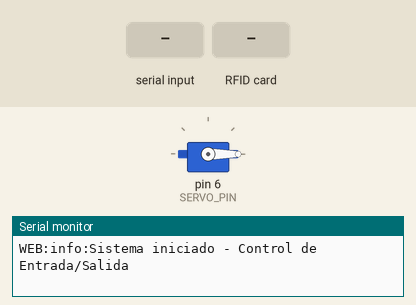
This sketch was run on a simulated Arduino Uno, built with avr-gcc and run on an emulated ATmega328P. Shown: servo, the last lines printed to the serial monitor. Inputs (shaded band) come from the test bench.

Above: at 1.2 s.
1.3 s: "TOGGLE_DOOR\n" received over Serial
At 2.5 s:
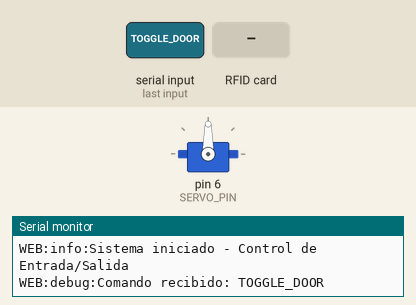
2.8 s: RFID card 5E 7A 19 C4 held to the reader
5.8 s: "REQUEST_REGISTER\n" received over Serial
7.3 s: "REGISTER_SUCCESS:\n" received over Serial
Timing chart, 0 to 9.8 s (numbered marks = the images above; inputs shaded):
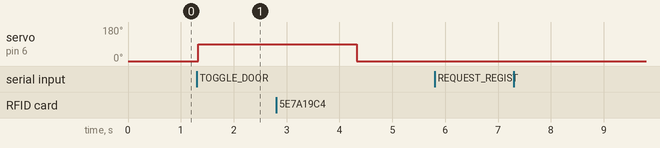

Measured:
- after the input at 1.3 s, servo on pin 6 (SERVO_PIN): 0° → 90° at once

The sketch:

control_acceso_web.ino
```cpp
#include <SPI.h>
#include <MFRC522.h>
#include <Servo.h>

// Pines RFID y Servo
#define SS_PIN 10
#define RST_PIN 9
#define SERVO_PIN 6

MFRC522 mfrc522(SS_PIN, RST_PIN);
Servo servoMotor;

// Configuración
#define SERVO_ABIERTO 90
#define SERVO_CERRADO 0


String ultimoUID = "";

// ---------------- SETUP ----------------
void setup() {
  Serial.begin(9600);
  SPI.begin();
  mfrc522.PCD_Init();
  servoMotor.attach(SERVO_PIN);
  servoMotor.write(SERVO_CERRADO); // Iniciar con puerta cerrada

  Serial.println("WEB:info:Sistema iniciado - Control de Entrada/Salida");
}

// ---------------- LOOP ----------------
void loop() {
  // Verificar comandos desde NestJS
  if (Serial.available()) {
    String comando = Serial.readStringUntil('\n');
    comando.trim();
    procesarComando(comando);
  }

  // Procesar RFID
  if (!mfrc522.PICC_IsNewCardPresent()) {
    delay(50);
    return;
  }
  if (!mfrc522.PICC_ReadCardSerial()) return;

  byte* uid = mfrc522.uid.uidByte;
  String uidStr = uidToString(uid);


 ultimoUID = uidStr;

  // Enviar UID a NestJS
  Serial.print("CHECK_ACCESS:");
  Serial.println(uidStr);


  mfrc522.PICC_HaltA();
  delay(200);
}

// ---------------- COMANDOS ----------------
void procesarComando(String comando) {
  Serial.print("WEB:debug:Comando recibido: ");
  Serial.println(comando);

  if (comando == "TOGGLE_DOOR") {
    toggleEntradaSalida();
  }
  else if (comando == "REQUEST_REGISTER") {
    if(ultimoUID != ""){
      enviarEvento("double", ultimoUID);
    }else {
      enviarEvento("error", "No hay UID disponible para registro");
    }

  }
  else if (comando.startsWith("REGISTER_SUCCESS:")) {
    String uid = comando.substring(16);
    enviarEvento("success", "Tarjeta registrada: " + uid);
  }
}

// ---------------- FUNCIÓN PRINCIPAL ----------------
void toggleEntradaSalida() {
   abrirYCerrarPuerta();
}

void abrirYCerrarPuerta() {
  // Abrir puerta
  servoMotor.write(SERVO_ABIERTO);
  delay(3000); // Mantener abierta 3 segundos

  // Cerrar puerta (siempre se cierra automáticamente)
  servoMotor.write(SERVO_CERRADO);
}

void enviarEvento(String tipo, String mensaje) {
  Serial.println("WEB:" + tipo + ":" + mensaje);
}

// ---------------- FUNCIONES AUXILIARES ----------------
String uidToString(byte* uid) {
  String s = "";
  for (byte i = 0; i < 4; i++) {
    if (uid[i] < 0x10) s += "0";
    s += String(uid[i], HEX);
  }
  s.toLowerCase();
  return s;
}
```
